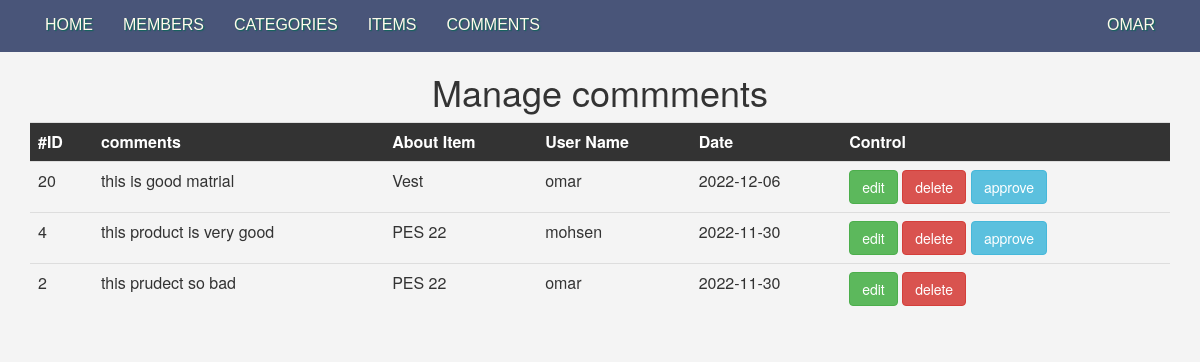
/admin/comments.php (signed in), run on the app's committed database.
### tables this page shows
CREATE TABLE `comments` (
  `ID` int(11) NOT NULL,
  `Comment` varchar(255) NOT NULL,
  `Status` tinyint(4) NOT NULL,
  `Date` date NOT NULL,
  `Item_ID` int(11) NOT NULL,
  `User_ID` int(11) NOT NULL
);

CREATE TABLE `items` (
  `ItemID` int(11) NOT NULL,
  `Name` varchar(255) NOT NULL,
  `Description` text NOT NULL,
  `Price` int(11) NOT NULL,
  `Date` date NOT NULL,
  `CountryMade` varchar(255) NOT NULL,
  `Image` varchar(255) NOT NULL,
  `Status` varchar(255) NOT NULL,
  `Rating` smallint(6) NOT NULL,
  `Cat_ID` smallint(6) NOT NULL,
  `Member_ID` int(11) NOT NULL,
  `Approve` tinyint(4) NOT NULL DEFAULT 0
);

CREATE TABLE `users` (
  `UserID` int(11) NOT NULL,
  `UserName` varchar(255) NOT NULL,
  `Password` varchar(255) NOT NULL,
  `Email` varchar(255) NOT NULL,
  `FullName` varchar(255) NOT NULL,
  `GroupID` tinyint(4) NOT NULL DEFAULT 0,
  `TrustStatus` tinyint(4) NOT NULL DEFAULT 0,
  `RegStatus` tinyint(4) NOT NULL DEFAULT 0,
  `Date` date NOT NULL,
  `Avatar` varchar(255) NOT NULL
);

### admin/comments.php (the view, shortened to what this page needs)
<?php
if (isset($_SESSION['UserName'])) {
    include 'init.php';
    $do = isset($_GET['do']) ? $_GET['do'] : 'manage';
    if ($do == 'manage') {
        $stmt = $con->prepare("SELECT
                                comments.*,items.Name AS ItemName,users.UserName
                             FROM
                                comments
                             INNER JOIN
                                items
                             ON
                                items.ItemID=comments.Item_ID
                             INNER JOIN
                                users
                             ON
                                users.UserID=comments.User_ID
                             ORDER BY
                                ID
                                DESC");
        $stmt->execute();
        $rows = $stmt->fetchAll();
        if(!empty($rows)){
?>
        <h1 class="text-center">Manage commments</h1>
        <div class="container">
            <div class="table-responsive">
                <table class="main-table table table-border">
                    <tr>
                        <th>#ID</th>
                        <th>comments</th>
                        <th>About Item</th>
                        <th>User Name</th>
                        <th>Date</th>
                        <th>Control</th>
                    </tr>
                    <?php foreach ($rows as $row) {
                        echo '
                            <tr>
                                <td>' . $row['ID'] . '</td>
                                <td>' . $row['Comment'] . '</td>
                                <td>' . $row['ItemName'] . '</td>
                                <td>' . $row['UserName'] . '</td>
                                <td>' . $row['Date'].'</td>
                                <td>
                                    <a href="comments.php?do=edit&commentid=' . $row['ID'] . '" class="btn btn-success">edit</a>
                                    <a href="comments.php?do=delete&commentid=' . $row['ID'] . '" class="btn btn-danger confirm">delete</a>';
                                    if($row['Status']==0){
                                        echo'<a href="comments.php?do=approve&commentid=' . $row['ID'] . '" class="btn btn-info activate" style="margin-left:5px;">approve</a>';
                                    }
                                echo'</td>
                            </tr>
                        ';
                    } ?>
                </table>
            </div>
        </div>
    <?php
        }else{
            echo'<div class="container">';
                echo'<div class="alert alert-info">There is no such comments to show</div>';
            echo'</div>';
        }
    }
    include $tpl . 'footer.php';
} else {
    header('location:index.php');
    exit();
}
?>

### admin/layout/css/backend.css (style rules this page uses)
body { background-color: #f4f4f4; font-size: 16px; }
.main-table tr:first-child th { background-color: #333; color: #fff; }
.activate { margin-left: 5px; }

### data on the page
comments: ID "20", Comment "this is good matrial", Item_ID.Name "Vest", User_ID.UserName "omar", Date "2022-12-06"
comments: ID "4", Comment "this product is very good", Item_ID.Name "PES 22", User_ID.UserName "mohsen", Date "2022-11-30"
comments: ID "2", Comment "this prudect so bad", Item_ID.Name "PES 22", User_ID.UserName "omar", Date "2022-11-30"
